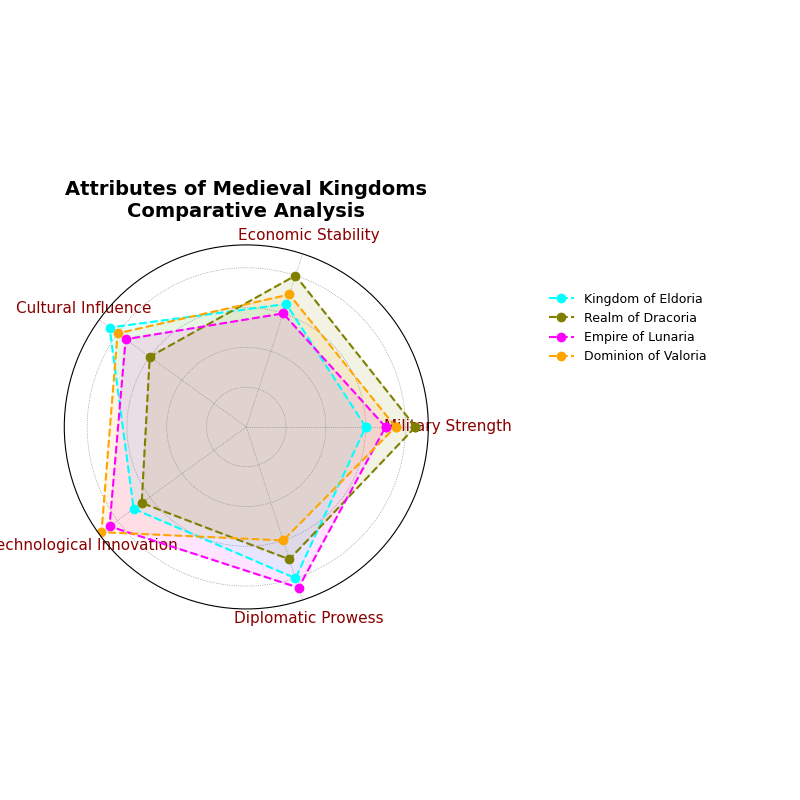

Recreate this plot in Python.
import matplotlib.pyplot as plt
import numpy as np
from math import pi

attributes = ['Military Strength', 'Economic Stability', 'Cultural Influence', 
              'Technological Innovation', 'Diplomatic Prowess']

eldoria_stats = [60, 65, 85, 70, 80]
dracoria_stats = [85, 80, 60, 65, 70]
lunaria_stats = [70, 60, 75, 85, 85]
valoria_stats = [75, 70, 80, 90, 60]  # New data series for the Kingdom of Valoria

data = [eldoria_stats, dracoria_stats, lunaria_stats, valoria_stats]
kingdoms = ['Kingdom of Eldoria', 'Realm of Dracoria', 'Empire of Lunaria', 'Dominion of Valoria']
colors = ['cyan', 'olive', 'fuchsia', 'orange']  # Added new color for Valoria

num_vars = len(attributes)
angles = np.linspace(0, 2 * np.pi, num_vars, endpoint=False).tolist()
angles += angles[:1]

def create_radar_chart(ax, data, color, label):
    data += data[:1]
    ax.plot(angles, data, color=color, linewidth=1.5, linestyle='--', marker='o', label=label)
    ax.fill(angles, data, color=color, alpha=0.1)

fig, ax = plt.subplots(figsize=(8, 8), subplot_kw=dict(polar=True))

for i in range(len(kingdoms)):
    create_radar_chart(ax, data[i], colors[i], kingdoms[i])

ax.set_yticklabels([])
ax.set_xticks(angles[:-1])
ax.set_xticklabels(attributes, fontsize=11, color='darkred')
plt.title('Attributes of Medieval Kingdoms\nComparative Analysis', size=14, weight='bold', pad=20)

ax.legend(loc='upper left', bbox_to_anchor=(1.3, 0.9), fontsize=9, frameon=False)

ax.grid(color='grey', linestyle=':', linewidth=0.5) 

plt.tight_layout()
plt.show()
